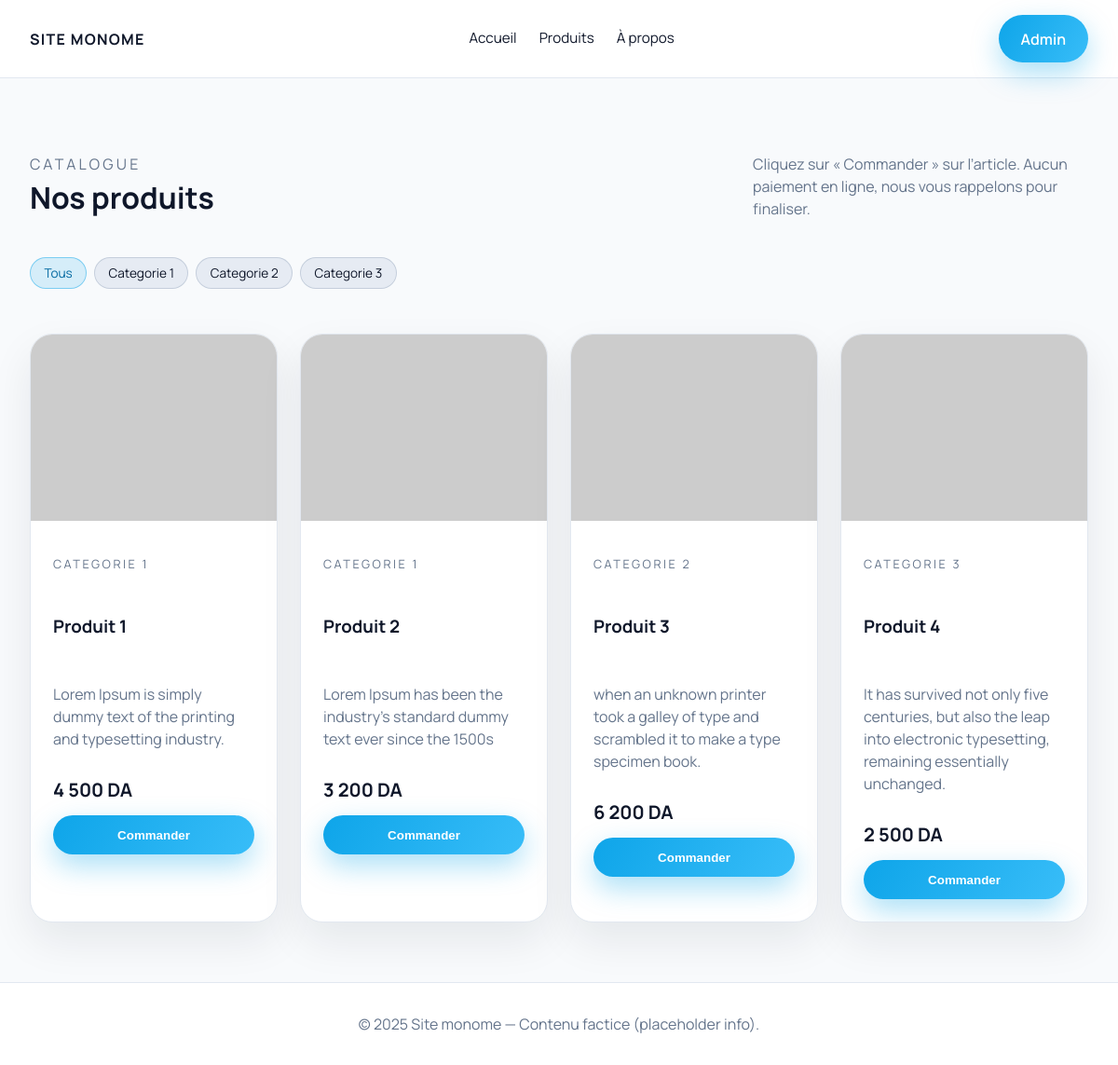
The app's page /client/products.php, older data.
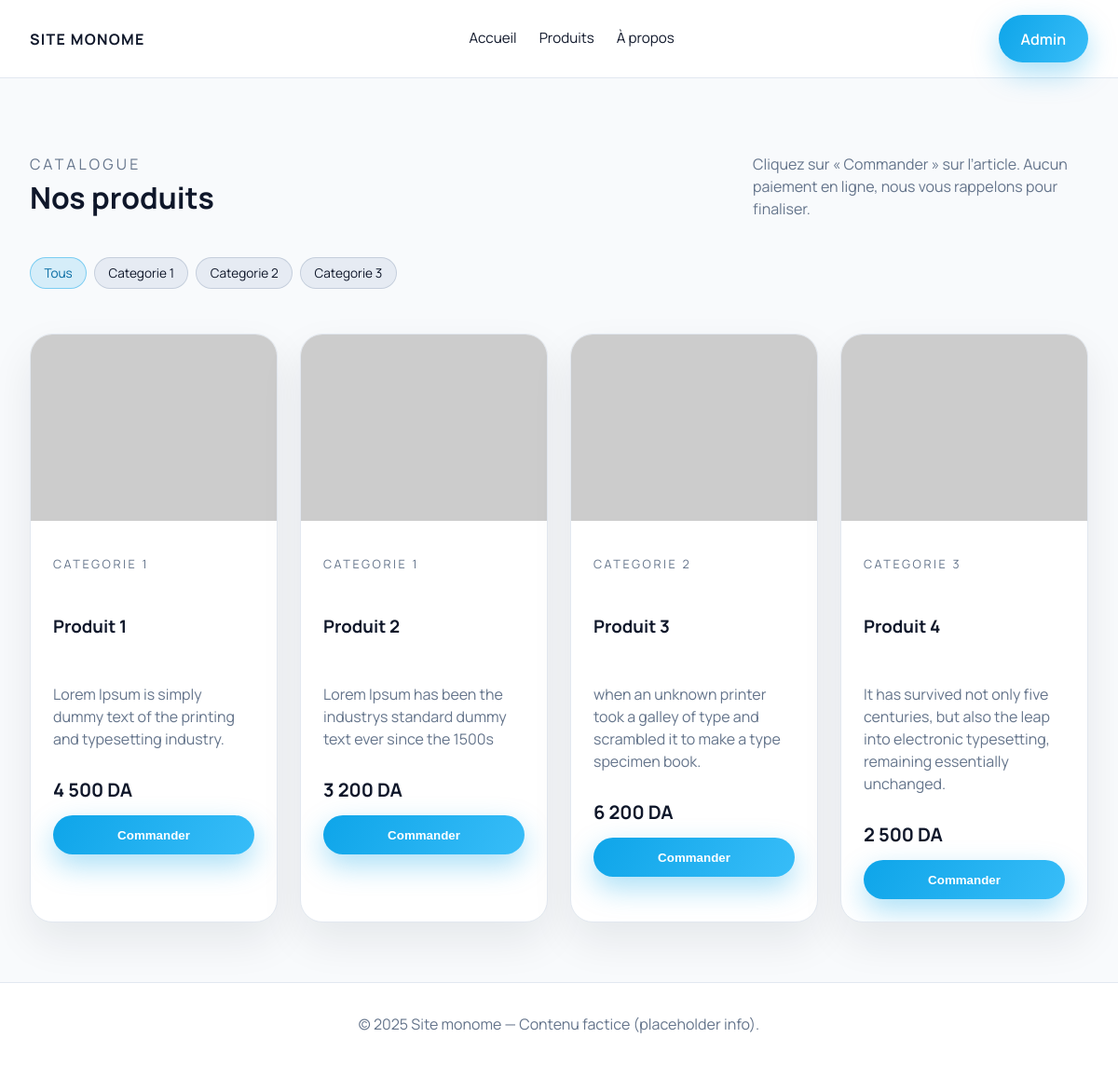
The same page, newer data.
### tables this page shows
CREATE TABLE IF NOT EXISTS products (
  id INT AUTO_INCREMENT PRIMARY KEY,
  category_id INT NULL,
  name VARCHAR(255) NOT NULL,
  price DECIMAL(10,2) NOT NULL,
  image VARCHAR(255),
  description TEXT,
  created_at TIMESTAMP DEFAULT CURRENT_TIMESTAMP,
  FOREIGN KEY (category_id) REFERENCES categories(id) ON DELETE SET NULL
);

CREATE TABLE IF NOT EXISTS categories (
  id INT AUTO_INCREMENT PRIMARY KEY,
  name VARCHAR(150) NOT NULL
);

### private/config.php (called while the page is built, shortened)
<?php
function sanitize(string $value): string
{
    return htmlspecialchars($value, ENT_QUOTES, 'UTF-8');
}

### client/products.php (the view, shortened to what this page needs)
<?php
require __DIR__ . '/includes/header.php';
$res = $connection->query("SELECT id, name, LOWER(REPLACE(name, ' ', '-')) AS slug FROM categories ORDER BY name ASC");
$categories = $res ? $res->fetch_all(MYSQLI_ASSOC) : [];
$selectedCategory = null;
if ($selectedCategory) {
    $pRes = $connection->query("SELECT p.*, c.name AS category_name, LOWER(REPLACE(IFNULL(c.name, 'collection'), ' ', '-')) AS category_slug FROM products p LEFT JOIN categories c ON c.id = p.category_id WHERE p.category_id = " . $selectedCategory . " ORDER BY p.created_at DESC");
} else {
    $pRes = $connection->query("SELECT p.*, c.name AS category_name, LOWER(REPLACE(IFNULL(c.name, 'collection'), ' ', '-')) AS category_slug FROM products p LEFT JOIN categories c ON c.id = p.category_id ORDER BY p.created_at DESC");
}
$products = $pRes ? $pRes->fetch_all(MYSQLI_ASSOC) : [];
?>
<main>
    <div class="section-title">
        <div>
            <p style="color: var(--muted); text-transform: uppercase; letter-spacing: 0.2em; margin: 0;">Catalogue</p>
            <h2>Nos produits</h2>
        </div>
        <p style="max-width: 360px; color: var(--muted);">Cliquez sur « Commander » sur l’article. Aucun paiement en ligne, nous vous rappelons pour finaliser.</p>
    </div>
    <div class="section-title" style="margin-top: 0;">
        <div class="chip-group">
            <?php
            $allActive = $selectedCategory ? '' : 'active';
            ?>
            <a class="chip <?= $allActive; ?>" href="<?= htmlspecialchars($_SERVER['PHP_SELF']); ?>">Tous</a>
            <?php foreach ($categories as $cat):
                $isActive = ($selectedCategory && (int)$cat['id'] === $selectedCategory) ? 'active' : ''; ?>
                <a class="chip <?= $isActive; ?>" href="?category=<?= (int)$cat['id']; ?>"><?= sanitize($cat['name']); ?></a>
            <?php endforeach; ?>
        </div>
    </div>
    <section class="grid">
        <?php if (empty($products)): ?>
            <div class="card" style="grid-column: 1 / -1;">
                <div class="card-body empty-state">
                    Aucun produit n’a encore été ajouté. Revenez bientôt.
                </div>
            </div>
        <?php else: ?>
            <?php foreach ($products as $product): ?>
                <article class="card">
                    <?php if (!empty($product['image'])): ?>
                        <img src="<?= sanitize($product['image']); ?>" alt="<?= sanitize($product['name']); ?>">
                    <?php endif; ?>
                    <div class="card-body">
                        <p style="color: var(--muted); text-transform: uppercase; font-size: 0.8rem; letter-spacing: 0.2em;">
                            <?= sanitize($product['category_name'] ?? ''); ?>
                        </p>
                        <h3><?= sanitize($product['name']); ?></h3>
                        <p style="color: var(--muted);"><?= sanitize($product['description'] ?? ''); ?></p>
                        <div class="price"><?= number_format((float)$product['price'], 0, ',', ' '); ?> DA</div>
                        <button class="btn btn-primary" data-order data-id="<?= (int)$product['id']; ?>" data-name="<?= sanitize($product['name']); ?>">
                            Commander
                        </button>
                    </div>
                </article>
            <?php endforeach; ?>
        <?php endif; ?>
    </section>
</main>
<?php require __DIR__ . '/includes/footer.php'; ?>

Row changes from the older to the newer data that the page shows:
changed products "Produit 2": description "Lorem Ipsum has been the industry's standard dummy text ever since the 1500s" → "Lorem Ipsum has been the industrys standard dummy text ever since the 1500s"
